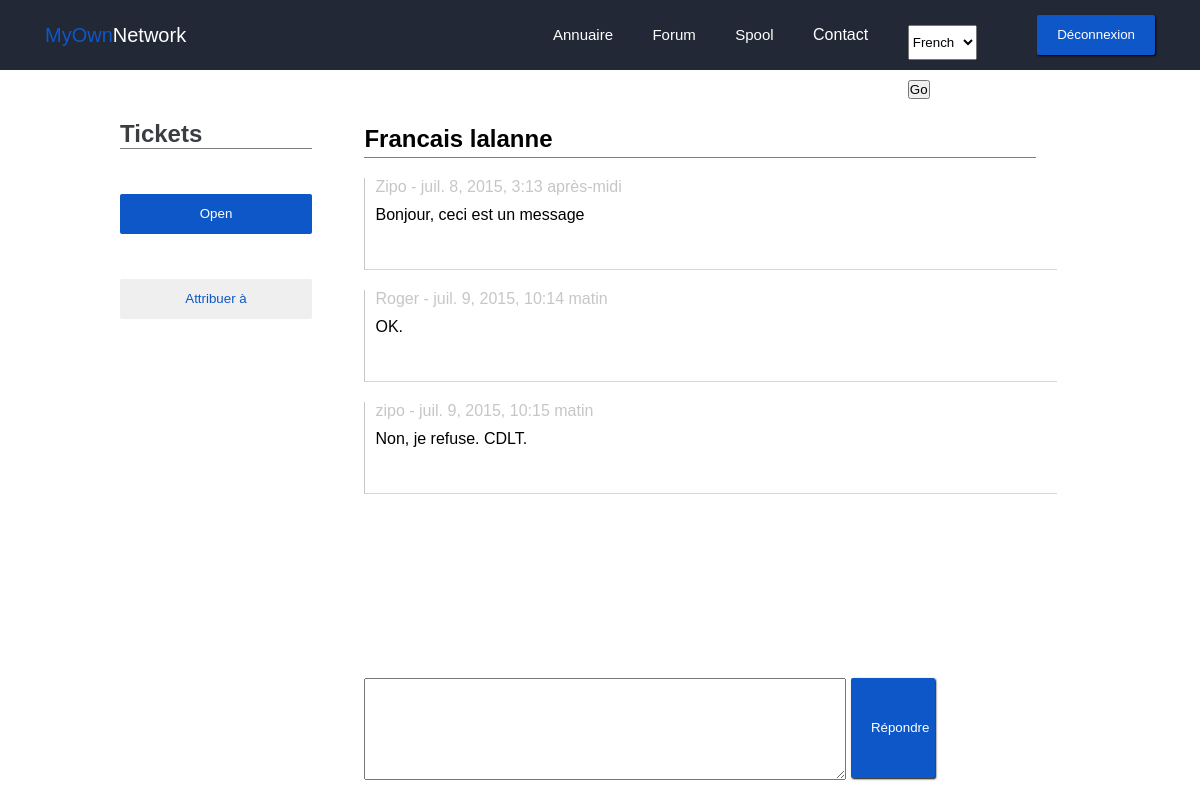
Before: /ticket/ticket/1 (signed in) with the older database file.
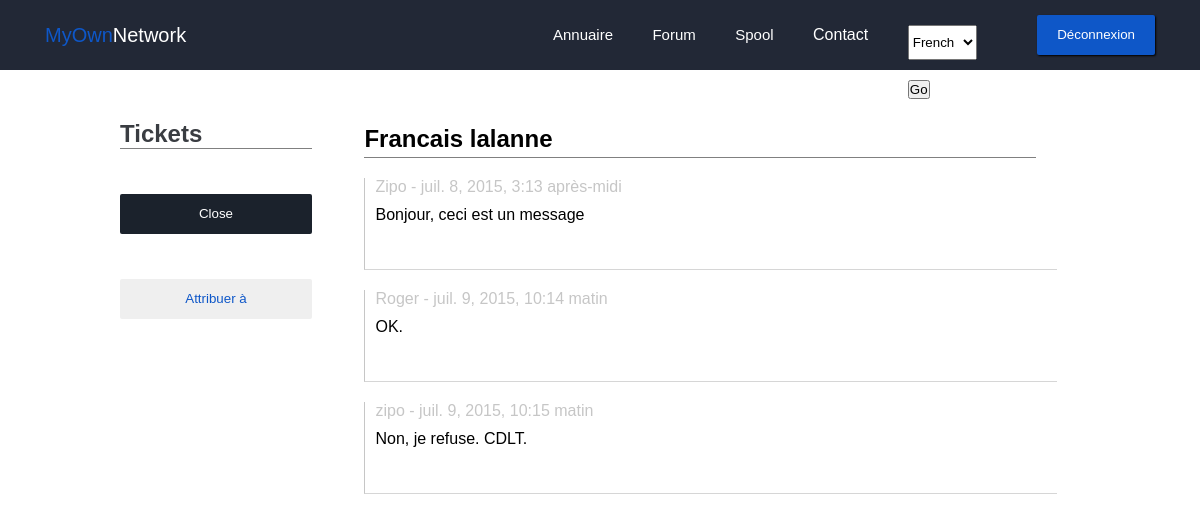
After: the same page with the newer database file.
### ticket/views.py (the view)
# urls.py: url(r'^ticket/', include('ticket.urls')),
def ticket(request, t):
    if request.user.is_authenticated():
        ticket = Ticket.objects.get(id=t)
        msgs = Message.objects.all()
        users = User.objects.all()
        return render(request, 'ticket/ticket.html', locals())
    return render(request, 'intra/index.html')

### ticket/templates/ticket/ticket.html (shortened to what this page needs)
{% extends "base.html" %}
{% load i18n %}
{% load static %}
{% block staticfiles %}
	<link rel="stylesheet" href="{% static 'ticket/css/style.css' %}">
{% endblock %}
{% block content %}
	<div class="forum">
		<div class="wrapper">
			<div class="forum_nav grey2">
				<h1>Tickets</h1>
				<form method="post" action="{% url 'ticket.views.openorclose' %}">
				  {% if ticket.status %}
				  <button class="btn blue0Back white">Open</button>
				  {% else %}
				  <button class="btn blue2Back white">Close</button>
				  {% endif %}
				</form>
				{% if request.user.is_staff %}
				<button class="btn gray0Back blue0" onclick="showorhide('admin1', 'ticket_admin')">Attribuer à</button>
				{% endif %}
			</div>
			<div class="post_content">
				<div class="post_content__header">
					<h2>{{ ticket.titre }}</h2>
				</div>
				<div class="post_content__body">
					<ul>
						{% for msg in msgs %}
						{% if msg.ticket == ticket %}
						<li>
							<p>{{ msg.auteur }} - {{ msg.date }}</p>
							<p>{{ msg.content }}</p>
						</li>
						{% endif %}
						{% endfor %}
					</ul>
				</div>
				{% if ticket.status %}
				<div class="post_content__response">
					<form method="post" action="{% url 'ticket.views.reply' %}">
						<textarea name="message"></textarea>
						<button type="submit" class="btn blue0Back white">Répondre</button>
					</form>
				</div>
				{% endif %}
			</div>
		</div>
	</div>
{% endblock %}

Changed rows visible on the page:
changed Ticket "Francais lalanne": status True → False (drawn)
Other visible differences:
text no longer shown: "Open Répondre"
text now shown: "Close"
